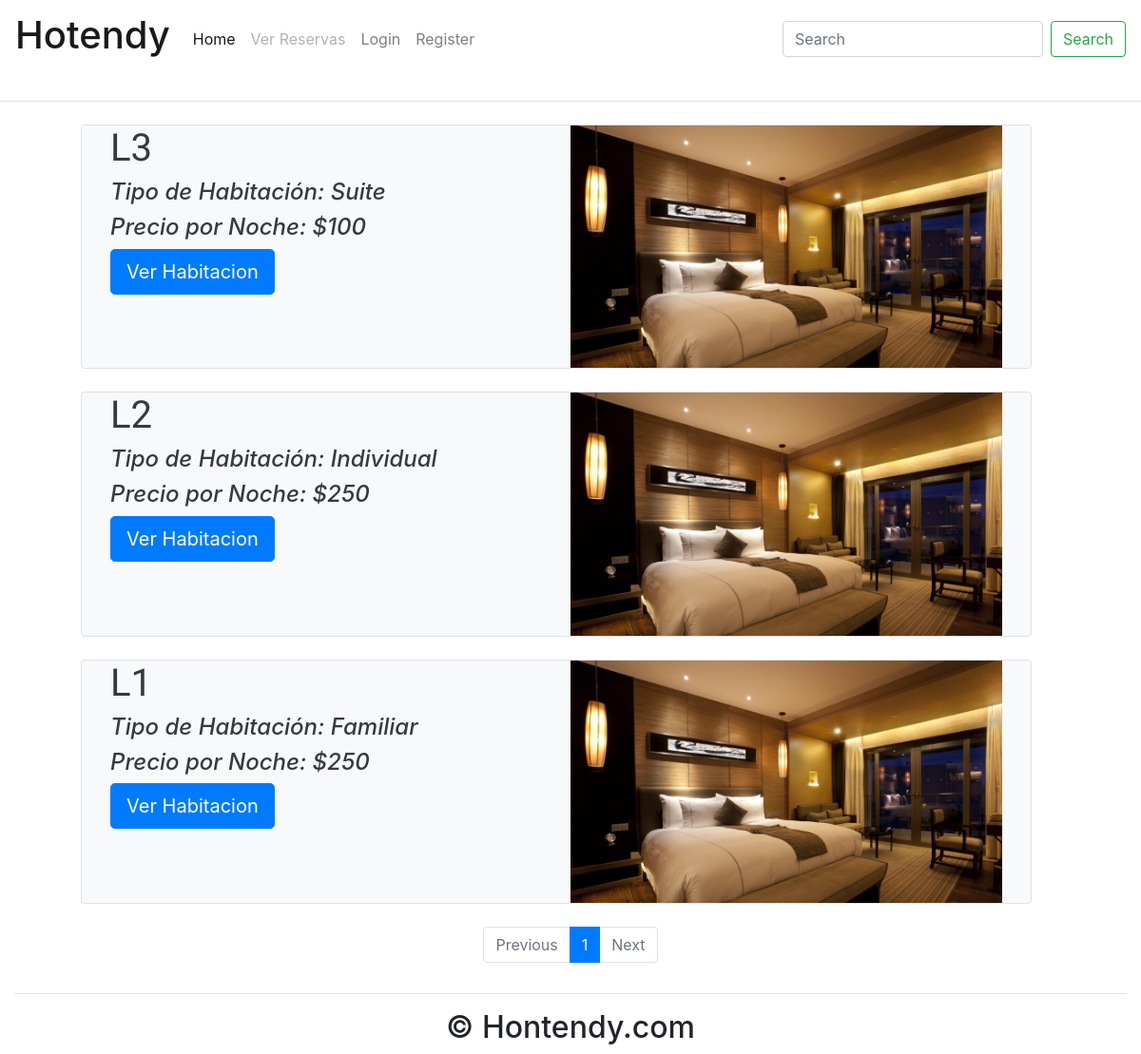
Page /hoteles/1/ on the committed database.
### Proyecto/models.py (models this page shows, shortened)
class Habitacion(models.Model):
    precio_noche = models.IntegerField()
    descripcion = models.TextField(max_length=500, default="Descripcion estandar")
    num_habitacion = models.CharField(max_length= 5)
    cant_dormitorios = models.IntegerField()
    cant_banios = models.IntegerField()
    status_estado = [
        ('Disponible', 'D'),
        ('Ocupado', 'O'),
    ]
    estado = models.CharField(max_length=50, choices=status_estado, default='Disponible')
    status=[
    ('Suite', 'Suite'),
    ('Matrimonial', 'Matrimonial'),
    ('Individual', 'Individual'),
    ('Familiar', 'Familiar'),
    ('Normal', 'Normal'),
    ('Presidencial', 'Presidencial'),
    ]
    tipo_habitacion = models.CharField(max_length = 50,choices = status, default='Normal')
    img_habitacion = models.ImageField(max_length=100, default='/img_habitacion/habitacion_prueba.jpg', upload_to='img_habitacion/', blank=True, null=True)
    class Meta:
        verbose_name = 'Habitacion'
        verbose_name_plural = 'Habitaciones'

### Proyecto/views.py (the view)
# urls.py: path('hoteles/<str:Hotel>/',HotelesView2,name="hoteles"),
def HotelesView2(request, Hotel):
    from .models import Hotel as hotel
    hoteles = hotel.objects.get(pk=Hotel)  # Aca deberiamos llamar a las habitaciones del hotel que queremos
    h = hoteles.habitaciones.all() #Tomamos SOLO las habitaciones del hotel para hacer el pagination
    hab_o = h.filter(estado="Ocupado").count()
    hab = hoteles.habitaciones.count()
    paginator = Paginator(h, 9)
    page_number = request.GET.get('page')
    page_obj = paginator.get_page(page_number)
    context = {
        'hoteles': hoteles,
        'habitaciones': page_obj,
        'h': h,
        'hab': hab,
        'hab_o': hab_o,
    }
    return render(request, 'Proyecto/hoteles2.html', context)

### templates/Proyecto/hoteles2.html
{% extends 'Proyecto/home2.html' %}
{% load staticfiles %}
{% block styles %}
<link rel="stylesheet" href="{% static 'style_hab.css' %}">
{% endblock %}
{% block content %}
    <div class="container-fluid padding">
        {% if hab_o == hab %}
            <h1 id="hasta_las_manos">Sorry master, tamo hasta las manos</h1>
        {% else %}
            {% for habitacion in habitaciones %}
                <div class="row padding">
                    <div class="col-lg-1"></div>
                    {% if habitacion.estado == "Disponible" %}
                        <div class="row padding col-lg-10 rounded bg-light text-dark border">
                            <div class="col">
                                <h1 id="numhab">{{ habitacion.num_habitacion }}</h1>
                                <h4 class="descp">Tipo de Habitación: {{ habitacion.tipo_habitacion }}</h4>
                                <h4 class="descp">Precio por Noche: ${{ habitacion.precio_noche }}</h4>
                                <a href="{% url "habitaciones" habitacion.id %}">
                                    <button class="btn btn-primary btn-lg zoom">Ver Habitacion</button>
                                </a>
                            </div>
                            <div class="col">
                                <img alt="..." src=/media/{{ habitacion.img_habitacion }} class="img-fluid">
                            </div>
                        </div>
                    {% else %}
                        <div class="row padding col-lg-10 rounded sorry"></div>
                    {% endif %}
                    <div class="col-lg-1"></div>
                </div>
                <br>
            {% endfor %}
        {% endif %}
        <nav aria-label="">
            <ul class="pagination justify-content-center">
                {% if habitaciones.has_previous %}
                    <li class="page-item">
                        <a class="page-link" href="?page={{ habitaciones.previous_page_number }}">Previous</a>
                    </li>
                {% else %}
                    <li class="page-item disabled">
                        <a class="page-link" href="#" tabindex="-1" aria-disabled="true">Previous</a>
                    </li>
                {% endif %}
                {% for i in habitaciones.paginator.page_range %}
                    {% if habitaciones.number == i %}
                        <li class="page-item active" aria-current="page">
                            <span class="page-link">
                                {{ i }}<span class="sr-only">(current)</span>
                            </span>
                        </li>
                    {% else %}
                        <li class="page-item"><a class="page-link" href="?page={{ i }}">{{ i }}</a></li>
                    {% endif %}
                {% endfor %}
                {% if habitaciones.has_next %}
                    <li class="page-item">
                        <a class="page-link" href="?page={{ habitaciones.next_page_number }}">Next</a>
                    </li>
                {% else %}
                    <li class="page-item disabled">
                        <a class="page-link" href="#" tabindex="-1" aria-disabled="true">Next</a>
                    </li>
                {% endif %}
            </ul>
        </nav>
    </div>
{% endblock %}
{% block footer %}
    <footer>
        <div class="container-fluid padding">
            <div class="row text-center">
                <div class="col-12">
                    <hr class="light">
                    <h2>&copy; Hontendy.com</h2>
                </div>
            </div>
        </div>
    </footer>
{% endblock %}

### Proyecto/static/style_hab.css (style rules this page uses)
#numhab { font-family: 'Sansita Swashed', cursive; }
.zoom { transition: transform .5s; }
.descp { font-style: italic; }

### rows in the picture
Habitacion: num_habitacion "L3", tipo_habitacion "Suite", precio_noche "100", img_habitacion (picture)
Habitacion: num_habitacion "L2", tipo_habitacion "Individual", precio_noche "250", img_habitacion (picture)
Habitacion: num_habitacion "L1", tipo_habitacion "Familiar", precio_noche "250", img_habitacion (picture)

### other values in the picture
{{ i }} "1"
